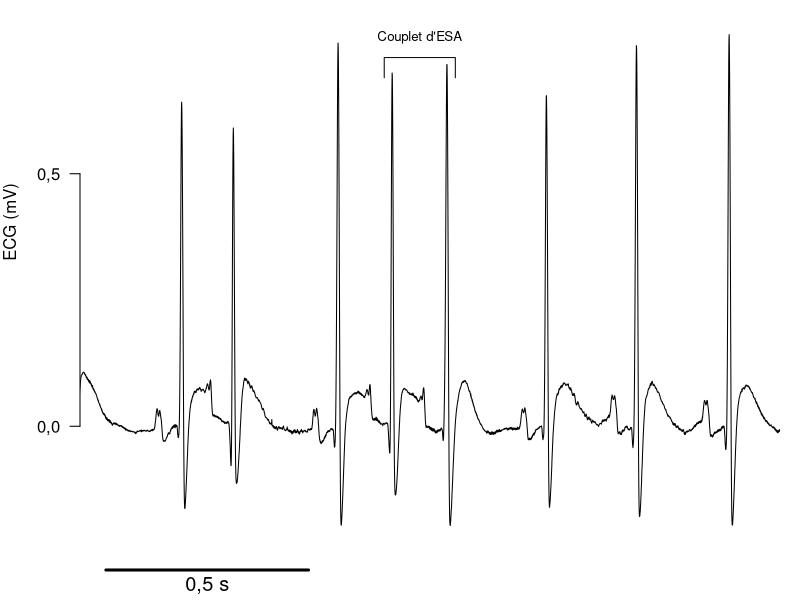

Recreate this plot in R.
pdf("ExCplESA.pdf", height = 4, width = 7)

options(OutDec= ",")

# Get the data

ESA = scan("ESAs.txt", what=list(0), skip=2)

esa = unlist(ESA[1])

# esa = esa[0:3080]

# First plot: ESAs

par( mar=c(0, 4, 0, 1), las=1)
# plot(c(0, 2.5), c(-0.6, 1.2), axes=FALSE, type="n", xlab="Time (s)", ylab="")
plot(c(1.7, 3.3), c(-0.3, 0.8), axes=FALSE, type="n", xlab="Time (s)", ylab="")
title(ylab="ECG (mV)", adj=0.65, line=3)
lines((1:length(esa))/ 2000, esa)
axis(2, at=c(0, 0.5))
axis(1, line=-1.5, padj=-1, at=c(1.7, 1.95, 2.2), labels=c("", "0,5 s", ""), lwd=3, lwd.ticks=0, cex.axis=1.2)

pks = which(diff(sign(diff(esa, na.pad = FALSE)), na.pad = FALSE) < 0) + 2
pks = pks[esa[pks]>0.5]



interTA <- function(xbegin, xend, ytop){
deltax = 0.02
deltay = 0.02
lines(c(xbegin-deltax, xbegin-deltax, xend+deltax, xend+deltax), c(ytop-deltay, ytop+deltay, ytop+deltay, ytop-deltay))
# mtext("Couplet d'ESA", side=3, at=(xbegin+xend)/2, adj=0.5)
text((xbegin+xend)/2, 0.77, labels="Couplet d'ESA", cex=0.8)
} 

interTA(pks[12]/2000, pks[13]/2000, 0.71)

dev.off()
